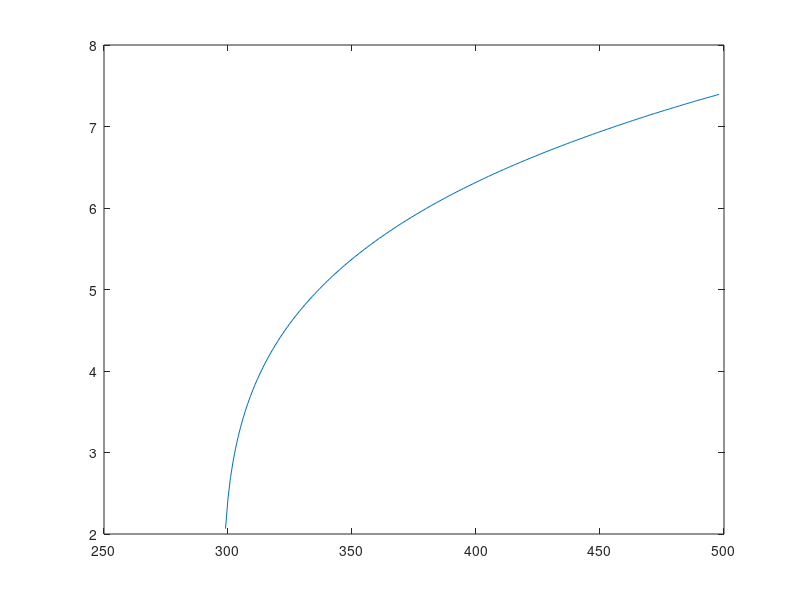

Source code (MATLAB):
% This code is used to compute the free-convection heat transfer
% coefficient. Here we assume that the surface temperature is changing
% Author: Aleksandar Haber, May 06, 2021
% This MATLAB file generates the file 'h_data.txt' that stored data points
% representing the dependence of the convective heat transfer parameter on
% the surface temperature. The file 'h_data.txt' is imported in COMSOL
% simulations
clear, pack, clc

% initial temperature
T0=298 % THIS VALUE YOU CAN ADJUST USING THE EXPERIMENTAL DATA

% gravitational acceleration constant
g=9.81

% length of the vertical plate 
L=0.2032

% data for interpolation in celsius
% kinematic viscosity - nu
% thermal conductivity - k
% Prandtl number - Pr
% Table A.6-SI, page 556 from "Heat Transfer", Fourth Edition, by Alan J. Chapman
temperature=[0 10 20 30 40 50 60 70 80 90 100 110 120 130 140 150 160 170 180 190 200]

nu=[13.31 14.19 15.09 16.01 16.96 17.92 18.90 19.90 20.92 21.96 23.02 24.10 25.19 26.31 27.44 28.58 29.75 30.93 32.13 33.34 34.57]*10^(-6)
k=[24.08 24.87 25.64 26.38 27.10 27.81 28.52 29.22 29.91 30.59 31.27 31.94 32.61 33.28 33.94 34.59 35.25 35.89 36.54 37.18 37.81]*10^(-3)
Pr=[0.718 0.716 0.713 0.712 0.710 0.709 0.708 0.707 0.706 0.705 0.704 0.704 0.703 0.702 0.702 0.701 0.701 0.700 0.700 0.699 0.699]


for i=1:200
% maximal temperature
% temperature of the surface
Tmax=T0+i

% mean film temperature
Tf=(Tmax+T0)/2

% temperature difference
deltaT=Tmax-T0

% mean film temperature in celsius
Tfcelsius=Tf-273.15

nu_int = interp1(temperature,nu,Tfcelsius)
k_int  = interp1(temperature,k,Tfcelsius)
Pr_int = interp1(temperature,Pr,Tfcelsius)

% volumetric thermal expansion coefficient 
beta = 1/T0

%Grashof number
Gr_int=(g*beta*deltaT*L^3)/(nu_int^2)

%Rayleigh number
Ra_int=Pr_int*Gr_int

%Nusselt number
Nu_int(i)=0.68+(0.670*(Ra_int)^(1/4))/((1+(0.492/Pr_int)^(9/16))^(4/9))

%average free-convection heat transfer coefficient
h_loop(i)=Nu_int(i)*k_int/L
 
end
temperature_loop=1:200;
temperature_loop=T0+temperature_loop;

figure(1)
plot(temperature_loop,h_loop)

temperature_loop=[288 temperature_loop]
h_loop=[h_loop(1) h_loop]


h_data=[temperature_loop', h_loop']

dlmwrite('h_data.txt',h_data)


